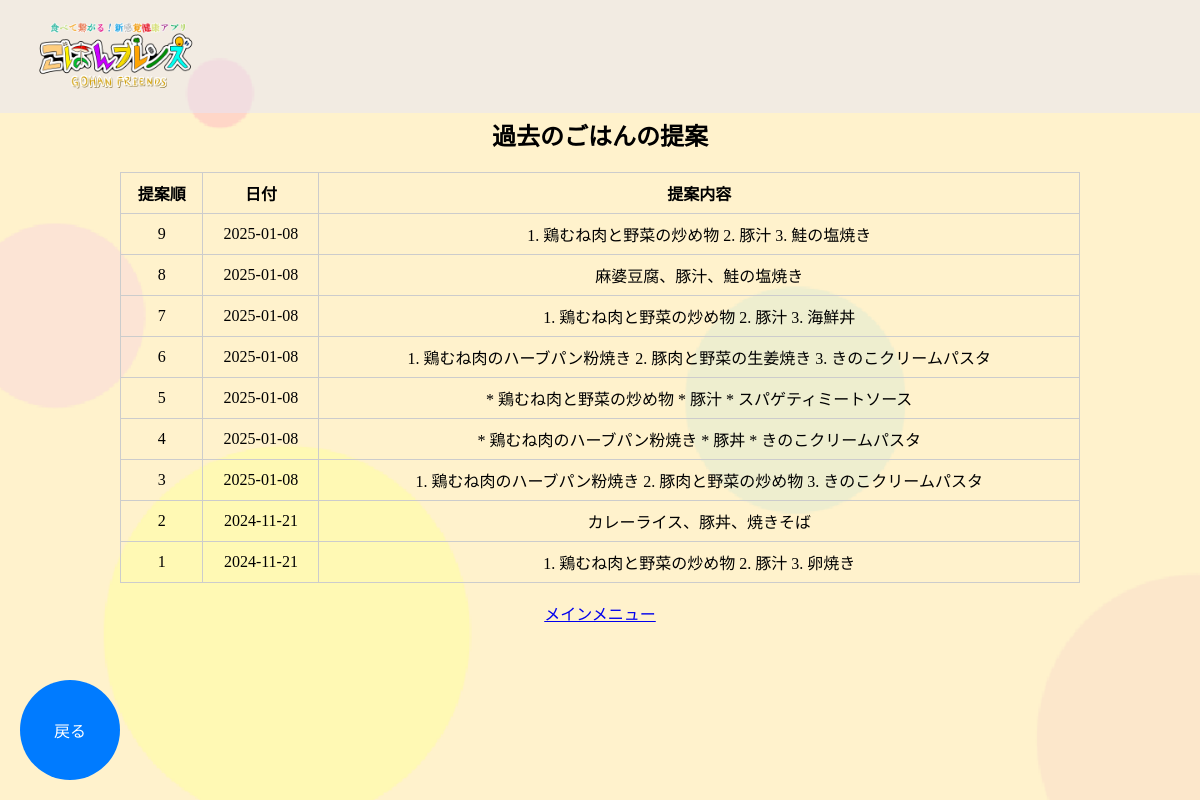
Screenshot of /sugg/sugg_hist with the database file from the repository.
### tables this page shows
CREATE TABLE HISTORY (
    SUGG_ID INTEGER PRIMARY KEY AUTOINCREMENT,
    DAY DATE DEFAULT CURRENT_DATE,
    SUGG_txt VARCHAR(100)
, ACCOUNT_ID INTEGER NOT NULL DEFAULT 0);

### app.py (the view)
@app.route('/sugg/sugg_hist')
def sugg_hist():
    history = get_history()
    return render_template('sugg/sugg_hist.html', history=history)

### app.py (called while the page is built)
def get_db():
    conn = sqlite3.connect(DATABASE)
    return conn

@app.context_processor
def inject_account_info():
    return {
        'account_name': session.get('account_name'),
        'account_id': session.get('account_id')
    }

def get_history():
    conn = get_db()
    cursor = conn.cursor()
    cursor.execute("SELECT SUGG_ID, DAY, SUGG_txt FROM HISTORY ORDER BY SUGG_ID DESC")
    rows = cursor.fetchall()
    conn.close()
    return rows

### templates/sugg/sugg_hist.html (shortened to what this page needs)
{% extends 'base.html' %}
{% block content %}
<div class="main-contents">
    <h2 class="txt-center">過去のごはんの提案</h2>
    <div class="history-container">
        {% if history %}
            <table>
                <thead>
                    <tr>
                        <th>提案順</th>
                        <th>日付</th>
                        <th>提案内容</th>
                    </tr>
                </thead>
                <tbody>
                    {% for sugg in history %}
                        <tr>
                            <td>{{ sugg[0] }}</td>
                            <td>{{ sugg[1] }}</td>
                            <td>{{ sugg[2] }}</td>
                        </tr>
                    {% endfor %}
                </tbody>
            </table>
        {% else %}
            <p>過去の提案はまだありません。</p>
        {% endif %}
    </div>
    <div class="back-button-container">
        <button onclick="location.href='{{ url_for('sugg_menu') }}';" class="back-button">戻る</button>
    </div>
</div>
<br>
<div class="txt-center">
    <a href="{{ url_for('mainmenu') }}">メインメニュー</a>
</div>
<br>
{% endblock %}

### templates/base.html (shortened to what this page needs)
<!DOCTYPE html>
<html lang="ja">
<head>
    <link rel="stylesheet" href="../../static/css/style.css">
</head>
<body background="{{ url_for('static', filename='img/background.png') }}" class="kabegami">
    <header class="clearfix">
        <img src="{{ url_for('static', filename='img/title.png') }}" class="header-logo">
    </header>
    <main>
        {% block content %}{% endblock %}
    </main>
</body>
</html>

### static/css/style.css (style rules this page uses)
html, body { margin: 0; padding: 0; box-sizing: border-box; height: 100%; }
.kabegami { background-size: cover; }
header { display: flex; align-items: center; background-color: rgb(230,230,250,0.5); }
.header-logo { width: 200px; margin-left: 20px; margin-right: 20px; }
.clearfix::after { content: ""; clear: both; display: table; }
.back-button-container { position: fixed; bottom: 20px; left: 20px; }
.back-button-container button { width: 100px; height: 100px; border-radius: 50%; border: none; background-color: #007BFF; color: white; font-size: 16px; display: flex; justify-content: center; align-items: center; cursor: pointer; transition: background-color 0.3s; }
.main-contents { padding-top: 70px; }
table { border-collapse: collapse; width: 80%; }
th, td { border: 1px solid #ccc; padding: 8px; text-align: center; }
.txt-center { text-align: center; }
.history-container { display: flex; justify-content: center; }

### rows the page displays
HISTORY: SUGG_ID "9", DAY "2025-01-08", SUGG_txt "1. 鶏むね肉と野菜の炒め物 2. 豚汁 3. 鮭の塩焼き"
HISTORY: SUGG_ID "8", DAY "2025-01-08", SUGG_txt "麻婆豆腐、豚汁、鮭の塩焼き"
HISTORY: SUGG_ID "7", DAY "2025-01-08", SUGG_txt "1. 鶏むね肉と野菜の炒め物 2. 豚汁 3. 海鮮丼"
HISTORY: SUGG_ID "6", DAY "2025-01-08", SUGG_txt "1. 鶏むね肉のハーブパン粉焼き 2. 豚肉と野菜の生姜焼き 3. きのこクリームパスタ"
HISTORY: SUGG_ID "5", DAY "2025-01-08", SUGG_txt "* 鶏むね肉と野菜の炒め物 * 豚汁 * スパゲティミートソース"
HISTORY: SUGG_ID "4", DAY "2025-01-08", SUGG_txt "* 鶏むね肉のハーブパン粉焼き * 豚丼 * きのこクリームパスタ"
HISTORY: SUGG_ID "3", DAY "2025-01-08", SUGG_txt "1. 鶏むね肉のハーブパン粉焼き 2. 豚肉と野菜の炒め物 3. きのこクリームパスタ"
HISTORY: SUGG_ID "2", DAY "2024-11-21", SUGG_txt "カレーライス、豚丼、焼きそば"
HISTORY: SUGG_ID "1", DAY "2024-11-21", SUGG_txt "1. 鶏むね肉と野菜の炒め物 2. 豚汁 3. 卵焼き"
